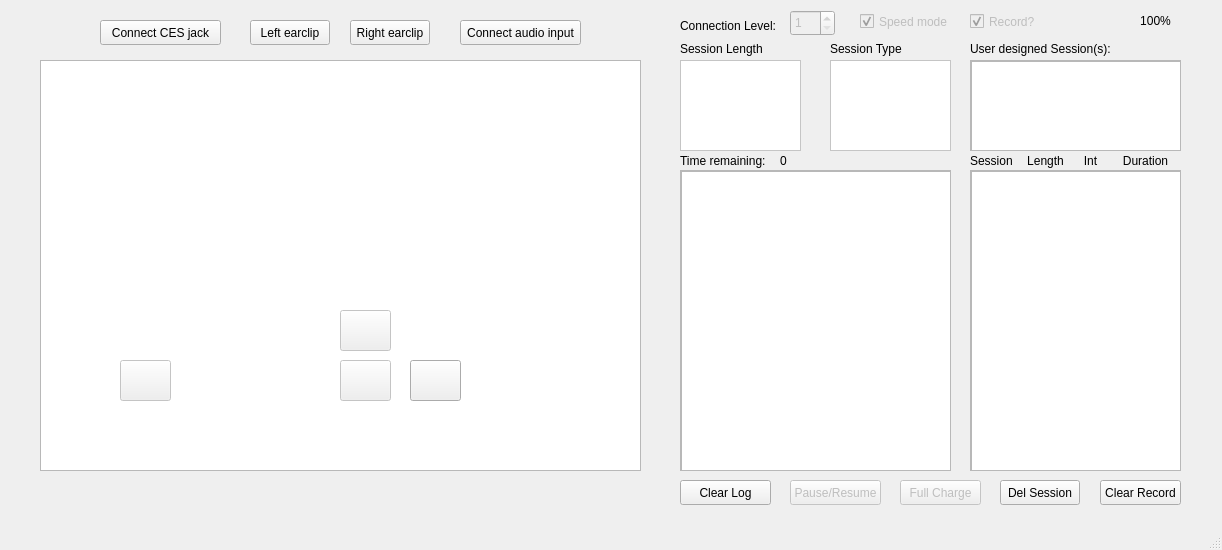
<?xml version="1.0" encoding="UTF-8"?>
<ui version="4.0">
 <class>MainWindow</class>
 <widget class="QMainWindow" name="MainWindow">
  <property name="geometry">
   <rect>
    <x>0</x>
    <y>0</y>
    <width>1222</width>
    <height>550</height>
   </rect>
  </property>
  <property name="windowTitle">
   <string>MainWindow</string>
  </property>
  <property name="windowIcon">
   <iconset>
    <normaloff>../res/overlay/overlay.png</normaloff>../res/overlay/overlay.png</iconset>
  </property>
  <property name="autoFillBackground">
   <bool>false</bool>
  </property>
  <property name="styleSheet">
   <string notr="true"/>
  </property>
  <widget class="QWidget" name="centralwidget">
   <widget class="QGraphicsView" name="_graphicsView">
    <property name="geometry">
     <rect>
      <x>40</x>
      <y>60</y>
      <width>601</width>
      <height>411</height>
     </rect>
    </property>
    <property name="sizePolicy">
     <sizepolicy hsizetype="Fixed" vsizetype="Fixed">
      <horstretch>0</horstretch>
      <verstretch>0</verstretch>
     </sizepolicy>
    </property>
    <property name="styleSheet">
     <string notr="true">border-image: url(:/overlay/overlay.png);
</string>
    </property>
   </widget>
   <widget class="QPushButton" name="button_start">
    <property name="enabled">
     <bool>false</bool>
    </property>
    <property name="geometry">
     <rect>
      <x>120</x>
      <y>360</y>
      <width>51</width>
      <height>41</height>
     </rect>
    </property>
    <property name="styleSheet">
     <string notr="true">QPushButton {
	border-image: url(:/buttons/startS_yellow.png);
}

QPushButton:pressed {
	border-image: url(:/buttons/startS_green.png);
}</string>
    </property>
    <property name="text">
     <string/>
    </property>
   </widget>
   <widget class="QLabel" name="misc_audio">
    <property name="geometry">
     <rect>
      <x>80</x>
      <y>130</y>
      <width>31</width>
      <height>31</height>
     </rect>
    </property>
    <property name="styleSheet">
     <string notr="true">border-image: url(:/icons/misc/audio_input_default.png);</string>
    </property>
    <property name="text">
     <string/>
    </property>
   </widget>
   <widget class="QLabel" name="misc_logo">
    <property name="geometry">
     <rect>
      <x>430</x>
      <y>210</y>
      <width>161</width>
      <height>121</height>
     </rect>
    </property>
    <property name="styleSheet">
     <string notr="true">border-image: url(:/icons/misc/logo.png);</string>
    </property>
    <property name="text">
     <string/>
    </property>
   </widget>
   <widget class="QLabel" name="misc_corp">
    <property name="geometry">
     <rect>
      <x>500</x>
      <y>130</y>
      <width>91</width>
      <height>20</height>
     </rect>
    </property>
    <property name="styleSheet">
     <string notr="true">border-image: url(:/icons/misc/mindalive.png);</string>
    </property>
    <property name="text">
     <string/>
    </property>
   </widget>
   <widget class="QLabel" name="misc_country">
    <property name="geometry">
     <rect>
      <x>510</x>
      <y>380</y>
      <width>81</width>
      <height>21</height>
     </rect>
    </property>
    <property name="styleSheet">
     <string notr="true">border-image: url(:/icons/misc/ca.png);</string>
    </property>
    <property name="text">
     <string/>
    </property>
   </widget>
   <widget class="QPushButton" name="button_up">
    <property name="enabled">
     <bool>false</bool>
    </property>
    <property name="geometry">
     <rect>
      <x>340</x>
      <y>310</y>
      <width>51</width>
      <height>41</height>
     </rect>
    </property>
    <property name="styleSheet">
     <string notr="true">QPushButton {
	border-image: url(:/buttons/upButton_yellow.png);
}

QPushButton:pressed {
	border-image: url(:/buttons/upButton_green.png);
}</string>
    </property>
    <property name="text">
     <string/>
    </property>
   </widget>
   <widget class="QPushButton" name="button_down">
    <property name="enabled">
     <bool>false</bool>
    </property>
    <property name="geometry">
     <rect>
      <x>340</x>
      <y>360</y>
      <width>51</width>
      <height>41</height>
     </rect>
    </property>
    <property name="styleSheet">
     <string notr="true">QPushButton {
	border-image: url(:/buttons/downButton_yellow.png);
}

QPushButton:pressed {
	border-image: url(:/buttons/downButton_green.png);
}</string>
    </property>
    <property name="text">
     <string/>
    </property>
   </widget>
   <widget class="QLabel" name="freq_MET">
    <property name="geometry">
     <rect>
      <x>130</x>
      <y>180</y>
      <width>31</width>
      <height>21</height>
     </rect>
    </property>
    <property name="styleSheet">
     <string notr="true">border-image: url(:/icons/session freq/MET_default.png);</string>
    </property>
    <property name="text">
     <string/>
    </property>
   </widget>
   <widget class="QLabel" name="ses_20min">
    <property name="geometry">
     <rect>
      <x>170</x>
      <y>140</y>
      <width>31</width>
      <height>31</height>
     </rect>
    </property>
    <property name="styleSheet">
     <string notr="true">border-image: url(:/icons/session group/20m_default.png);</string>
    </property>
    <property name="text">
     <string/>
    </property>
   </widget>
   <widget class="QLabel" name="ses_45min">
    <property name="geometry">
     <rect>
      <x>210</x>
      <y>140</y>
      <width>31</width>
      <height>31</height>
     </rect>
    </property>
    <property name="styleSheet">
     <string notr="true">border-image: url(:/icons/session group/45m_default.png);</string>
    </property>
    <property name="text">
     <string/>
    </property>
   </widget>
   <widget class="QLabel" name="ses_3hour">
    <property name="geometry">
     <rect>
      <x>250</x>
      <y>140</y>
      <width>31</width>
      <height>31</height>
     </rect>
    </property>
    <property name="styleSheet">
     <string notr="true">border-image: url(:/icons/session group/3h_default.png);</string>
    </property>
    <property name="text">
     <string/>
    </property>
   </widget>
   <widget class="QLabel" name="ses_userDef">
    <property name="geometry">
     <rect>
      <x>290</x>
      <y>140</y>
      <width>31</width>
      <height>31</height>
     </rect>
    </property>
    <property name="styleSheet">
     <string notr="true">border-image: url(:/icons/session group/userDefine_default.png);</string>
    </property>
    <property name="text">
     <string/>
    </property>
   </widget>
   <widget class="QPushButton" name="button_power">
    <property name="geometry">
     <rect>
      <x>410</x>
      <y>360</y>
      <width>51</width>
      <height>41</height>
     </rect>
    </property>
    <property name="styleSheet">
     <string notr="true">QPushButton {
	border-image: url(:/buttons/powerButton_yellow.png);
}

QPushButton:pressed {
	border-image: url(:/buttons/powerButton_green.png);
}</string>
    </property>
    <property name="text">
     <string/>
    </property>
   </widget>
   <widget class="QLabel" name="misc_intensity">
    <property name="geometry">
     <rect>
      <x>340</x>
      <y>280</y>
      <width>54</width>
      <height>31</height>
     </rect>
    </property>
    <property name="styleSheet">
     <string notr="true">border-image: url(:/icons/misc/int_tag.png);</string>
    </property>
    <property name="text">
     <string/>
    </property>
   </widget>
   <widget class="QLabel" name="misc_powersig">
    <property name="geometry">
     <rect>
      <x>420</x>
      <y>340</y>
      <width>31</width>
      <height>20</height>
     </rect>
    </property>
    <property name="styleSheet">
     <string notr="true">border-image: url(:/icons/misc/powerSig_default.png);</string>
    </property>
    <property name="text">
     <string/>
    </property>
   </widget>
   <widget class="QLabel" name="freq_sDelta">
    <property name="geometry">
     <rect>
      <x>160</x>
      <y>180</y>
      <width>21</width>
      <height>21</height>
     </rect>
    </property>
    <property name="styleSheet">
     <string notr="true">border-image: url(:/icons/session freq/sDel_default.png);</string>
    </property>
    <property name="text">
     <string/>
    </property>
   </widget>
   <widget class="QLabel" name="freq_delta">
    <property name="geometry">
     <rect>
      <x>190</x>
      <y>180</y>
      <width>21</width>
      <height>21</height>
     </rect>
    </property>
    <property name="styleSheet">
     <string notr="true">border-image: url(:/icons/session freq/del_default.png);</string>
    </property>
    <property name="text">
     <string/>
    </property>
   </widget>
   <widget class="QLabel" name="freq_theta">
    <property name="geometry">
     <rect>
      <x>220</x>
      <y>180</y>
      <width>21</width>
      <height>21</height>
     </rect>
    </property>
    <property name="styleSheet">
     <string notr="true">border-image: url(:/icons/session freq/theta_default.png);</string>
    </property>
    <property name="text">
     <string/>
    </property>
   </widget>
   <widget class="QLabel" name="freq_alpha">
    <property name="geometry">
     <rect>
      <x>250</x>
      <y>180</y>
      <width>21</width>
      <height>20</height>
     </rect>
    </property>
    <property name="styleSheet">
     <string notr="true">border-image: url(:/icons/session freq/alpha_default.png);</string>
    </property>
    <property name="text">
     <string/>
    </property>
   </widget>
   <widget class="QLabel" name="freq_beta1">
    <property name="geometry">
     <rect>
      <x>280</x>
      <y>180</y>
      <width>21</width>
      <height>21</height>
     </rect>
    </property>
    <property name="styleSheet">
     <string notr="true">border-image: url(:/icons/session freq/beta1_default.png);</string>
    </property>
    <property name="text">
     <string/>
    </property>
   </widget>
   <widget class="QLabel" name="freq_beta2">
    <property name="geometry">
     <rect>
      <x>310</x>
      <y>180</y>
      <width>21</width>
      <height>20</height>
     </rect>
    </property>
    <property name="styleSheet">
     <string notr="true">border-image: url(:/icons/session freq/beta2_default.png);</string>
    </property>
    <property name="text">
     <string/>
    </property>
   </widget>
   <widget class="QLabel" name="freq_100hz">
    <property name="geometry">
     <rect>
      <x>340</x>
      <y>180</y>
      <width>31</width>
      <height>20</height>
     </rect>
    </property>
    <property name="styleSheet">
     <string notr="true">border-image: url(:/icons/session freq/100hz_default.png);</string>
    </property>
    <property name="text">
     <string/>
    </property>
   </widget>
   <widget class="QLabel" name="ces_spulse">
    <property name="geometry">
     <rect>
      <x>390</x>
      <y>120</y>
      <width>31</width>
      <height>16</height>
     </rect>
    </property>
    <property name="styleSheet">
     <string notr="true">border-image: url(:/icons/CES mode/spulse_default.png);</string>
    </property>
    <property name="text">
     <string/>
    </property>
   </widget>
   <widget class="QLabel" name="ces_dutycycle">
    <property name="geometry">
     <rect>
      <x>430</x>
      <y>120</y>
      <width>31</width>
      <height>16</height>
     </rect>
    </property>
    <property name="styleSheet">
     <string notr="true">border-image: url(:/icons/CES mode/dutycycle_default.png);</string>
    </property>
    <property name="text">
     <string/>
    </property>
   </widget>
   <widget class="QLabel" name="ces_left">
    <property name="geometry">
     <rect>
      <x>390</x>
      <y>140</y>
      <width>31</width>
      <height>21</height>
     </rect>
    </property>
    <property name="styleSheet">
     <string notr="true">border-image: url(:/icons/CES mode/leftCES_default.png);</string>
    </property>
    <property name="text">
     <string/>
    </property>
   </widget>
   <widget class="QLabel" name="ces_right">
    <property name="geometry">
     <rect>
      <x>430</x>
      <y>140</y>
      <width>31</width>
      <height>21</height>
     </rect>
    </property>
    <property name="styleSheet">
     <string notr="true">border-image: url(:/icons/CES mode/rightCES_default.png);</string>
    </property>
    <property name="text">
     <string/>
    </property>
   </widget>
   <widget class="QLabel" name="con_lev1">
    <property name="geometry">
     <rect>
      <x>200</x>
      <y>390</y>
      <width>41</width>
      <height>17</height>
     </rect>
    </property>
    <property name="styleSheet">
     <string notr="true">border-image: url(:/icons/connection/lev1_default.png);</string>
    </property>
    <property name="text">
     <string/>
    </property>
   </widget>
   <widget class="QLabel" name="con_lev2">
    <property name="geometry">
     <rect>
      <x>200</x>
      <y>370</y>
      <width>41</width>
      <height>17</height>
     </rect>
    </property>
    <property name="styleSheet">
     <string notr="true">border-image: url(:/icons/connection/lev2_default.png);</string>
    </property>
    <property name="text">
     <string/>
    </property>
   </widget>
   <widget class="QLabel" name="con_lev3">
    <property name="geometry">
     <rect>
      <x>200</x>
      <y>350</y>
      <width>41</width>
      <height>17</height>
     </rect>
    </property>
    <property name="styleSheet">
     <string notr="true">border-image: url(:/icons/connection/lev3_default.png);</string>
    </property>
    <property name="text">
     <string/>
    </property>
   </widget>
   <widget class="QLabel" name="con_lev4">
    <property name="geometry">
     <rect>
      <x>200</x>
      <y>330</y>
      <width>41</width>
      <height>17</height>
     </rect>
    </property>
    <property name="styleSheet">
     <string notr="true">border-image: url(:/icons/connection/lev4_default.png);</string>
    </property>
    <property name="text">
     <string/>
    </property>
   </widget>
   <widget class="QLabel" name="con_lev5">
    <property name="geometry">
     <rect>
      <x>200</x>
      <y>310</y>
      <width>41</width>
      <height>17</height>
     </rect>
    </property>
    <property name="styleSheet">
     <string notr="true">border-image: url(:/icons/connection/lev5_default.png);</string>
    </property>
    <property name="text">
     <string/>
    </property>
   </widget>
   <widget class="QLabel" name="con_lev6">
    <property name="geometry">
     <rect>
      <x>200</x>
      <y>290</y>
      <width>41</width>
      <height>17</height>
     </rect>
    </property>
    <property name="styleSheet">
     <string notr="true">border-image: url(:/icons/connection/lev6_default.png);</string>
    </property>
    <property name="text">
     <string/>
    </property>
   </widget>
   <widget class="QLabel" name="con_lev7">
    <property name="geometry">
     <rect>
      <x>200</x>
      <y>270</y>
      <width>41</width>
      <height>17</height>
     </rect>
    </property>
    <property name="styleSheet">
     <string notr="true">border-image: url(:/icons/connection/lev7_default.png);</string>
    </property>
    <property name="text">
     <string/>
    </property>
   </widget>
   <widget class="QLabel" name="con_lev8">
    <property name="geometry">
     <rect>
      <x>200</x>
      <y>250</y>
      <width>41</width>
      <height>17</height>
     </rect>
    </property>
    <property name="styleSheet">
     <string notr="true">border-image: url(:/icons/connection/lev8_default.png);</string>
    </property>
    <property name="text">
     <string/>
    </property>
   </widget>
   <widget class="QLabel" name="tdcs_025">
    <property name="geometry">
     <rect>
      <x>260</x>
      <y>390</y>
      <width>41</width>
      <height>17</height>
     </rect>
    </property>
    <property name="styleSheet">
     <string notr="true">border-image: url(:/icons/tDCS/0.25_default.png);</string>
    </property>
    <property name="text">
     <string/>
    </property>
   </widget>
   <widget class="QLabel" name="tdcs_050">
    <property name="geometry">
     <rect>
      <x>260</x>
      <y>370</y>
      <width>41</width>
      <height>16</height>
     </rect>
    </property>
    <property name="styleSheet">
     <string notr="true">border-image: url(:/icons/tDCS/0.50_default.png);</string>
    </property>
    <property name="text">
     <string/>
    </property>
   </widget>
   <widget class="QLabel" name="tdcs_075">
    <property name="geometry">
     <rect>
      <x>260</x>
      <y>350</y>
      <width>41</width>
      <height>17</height>
     </rect>
    </property>
    <property name="styleSheet">
     <string notr="true">border-image: url(:/icons/tDCS/0.75_default.png);</string>
    </property>
    <property name="text">
     <string/>
    </property>
   </widget>
   <widget class="QLabel" name="tdcs_100">
    <property name="geometry">
     <rect>
      <x>260</x>
      <y>330</y>
      <width>41</width>
      <height>17</height>
     </rect>
    </property>
    <property name="styleSheet">
     <string notr="true">border-image: url(:/icons/tDCS/1.00_default.png);</string>
    </property>
    <property name="text">
     <string/>
    </property>
   </widget>
   <widget class="QLabel" name="tdcs_150">
    <property name="geometry">
     <rect>
      <x>260</x>
      <y>310</y>
      <width>41</width>
      <height>17</height>
     </rect>
    </property>
    <property name="styleSheet">
     <string notr="true">border-image: url(:/icons/tDCS/1.50_default.png);</string>
    </property>
    <property name="text">
     <string/>
    </property>
   </widget>
   <widget class="QLabel" name="tdcs_200">
    <property name="geometry">
     <rect>
      <x>260</x>
      <y>290</y>
      <width>41</width>
      <height>17</height>
     </rect>
    </property>
    <property name="styleSheet">
     <string notr="true">border-image: url(:/icons/tDCS/2.00_default.png);</string>
    </property>
    <property name="text">
     <string/>
    </property>
   </widget>
   <widget class="QLabel" name="tdcs_p1">
    <property name="geometry">
     <rect>
      <x>260</x>
      <y>270</y>
      <width>41</width>
      <height>16</height>
     </rect>
    </property>
    <property name="styleSheet">
     <string notr="true">border-image: url(:/icons/tDCS/+1_default.png);</string>
    </property>
    <property name="text">
     <string/>
    </property>
   </widget>
   <widget class="QLabel" name="tdcs_p2">
    <property name="geometry">
     <rect>
      <x>260</x>
      <y>250</y>
      <width>41</width>
      <height>16</height>
     </rect>
    </property>
    <property name="styleSheet">
     <string notr="true">border-image: url(:/icons/tDCS/+2_default.png);</string>
    </property>
    <property name="text">
     <string/>
    </property>
   </widget>
   <widget class="QLabel" name="tdcs_tag">
    <property name="geometry">
     <rect>
      <x>260</x>
      <y>220</y>
      <width>41</width>
      <height>21</height>
     </rect>
    </property>
    <property name="styleSheet">
     <string notr="true">border-image: url(:/icons/tDCS/tDCS_default.png);</string>
    </property>
    <property name="text">
     <string/>
    </property>
   </widget>
   <widget class="QScrollArea" name="scrollArea">
    <property name="geometry">
     <rect>
      <x>680</x>
      <y>170</y>
      <width>271</width>
      <height>301</height>
     </rect>
    </property>
    <property name="widgetResizable">
     <bool>true</bool>
    </property>
    <widget class="QWidget" name="scrollAreaWidgetContents">
     <property name="geometry">
      <rect>
       <x>0</x>
       <y>0</y>
       <width>269</width>
       <height>299</height>
      </rect>
     </property>
     <widget class="QTextBrowser" name="logDisplay">
      <property name="geometry">
       <rect>
        <x>0</x>
        <y>0</y>
        <width>271</width>
        <height>301</height>
       </rect>
      </property>
      <property name="autoFillBackground">
       <bool>false</bool>
      </property>
     </widget>
    </widget>
   </widget>
   <widget class="QPushButton" name="button_ces">
    <property name="geometry">
     <rect>
      <x>100</x>
      <y>20</y>
      <width>121</width>
      <height>25</height>
     </rect>
    </property>
    <property name="text">
     <string>Connect CES jack</string>
    </property>
   </widget>
   <widget class="QPushButton" name="button_audio">
    <property name="geometry">
     <rect>
      <x>460</x>
      <y>20</y>
      <width>121</width>
      <height>25</height>
     </rect>
    </property>
    <property name="text">
     <string>Connect audio input</string>
    </property>
   </widget>
   <widget class="QWidget" name="tdcs" native="true">
    <property name="geometry">
     <rect>
      <x>260</x>
      <y>250</y>
      <width>41</width>
      <height>161</height>
     </rect>
    </property>
    <widget class="QLabel" name="tdcs_025_lit">
     <property name="geometry">
      <rect>
       <x>0</x>
       <y>140</y>
       <width>41</width>
       <height>16</height>
      </rect>
     </property>
     <property name="styleSheet">
      <string notr="true">border-image:url(:/icons/tDCS/0.25_lit.png)</string>
     </property>
     <property name="text">
      <string/>
     </property>
    </widget>
    <widget class="QLabel" name="tdcs_050_lit">
     <property name="geometry">
      <rect>
       <x>0</x>
       <y>120</y>
       <width>41</width>
       <height>16</height>
      </rect>
     </property>
     <property name="styleSheet">
      <string notr="true">border-image:url(:/icons/tDCS/0.50_lit.png)</string>
     </property>
     <property name="text">
      <string/>
     </property>
    </widget>
    <widget class="QLabel" name="tdcs_075_lit">
     <property name="geometry">
      <rect>
       <x>0</x>
       <y>100</y>
       <width>41</width>
       <height>16</height>
      </rect>
     </property>
     <property name="styleSheet">
      <string notr="true">border-image:url(:/icons/tDCS/0.75_lit.png)</string>
     </property>
     <property name="text">
      <string/>
     </property>
    </widget>
    <widget class="QLabel" name="tdcs_100_lit">
     <property name="geometry">
      <rect>
       <x>0</x>
       <y>80</y>
       <width>41</width>
       <height>16</height>
      </rect>
     </property>
     <property name="styleSheet">
      <string notr="true">border-image:url(:/icons/tDCS/1.00_lit.png)</string>
     </property>
     <property name="text">
      <string/>
     </property>
    </widget>
    <widget class="QLabel" name="tdcs_150_lit">
     <property name="geometry">
      <rect>
       <x>0</x>
       <y>60</y>
       <width>41</width>
       <height>16</height>
      </rect>
     </property>
     <property name="styleSheet">
      <string notr="true">border-image:url(:/icons/tDCS/1.50_lit.png)</string>
     </property>
     <property name="text">
      <string/>
     </property>
    </widget>
    <widget class="QLabel" name="tdcs_200_lit">
     <property name="geometry">
      <rect>
       <x>0</x>
       <y>40</y>
       <width>41</width>
       <height>16</height>
      </rect>
     </property>
     <property name="styleSheet">
      <string notr="true">border-image:url(:/icons/tDCS/2.00_lit.png)</string>
     </property>
     <property name="text">
      <string/>
     </property>
    </widget>
    <widget class="QLabel" name="tdcs_p1_lit">
     <property name="geometry">
      <rect>
       <x>0</x>
       <y>20</y>
       <width>41</width>
       <height>16</height>
      </rect>
     </property>
     <property name="styleSheet">
      <string notr="true">border-image:url(:/icons/tDCS/+1_lit.png)</string>
     </property>
     <property name="text">
      <string/>
     </property>
    </widget>
    <widget class="QLabel" name="tdcs_p2_lit">
     <property name="geometry">
      <rect>
       <x>0</x>
       <y>0</y>
       <width>41</width>
       <height>16</height>
      </rect>
     </property>
     <property name="styleSheet">
      <string notr="true">border-image:url(:/icons/tDCS/+2_lit.png)</string>
     </property>
     <property name="text">
      <string/>
     </property>
    </widget>
   </widget>
   <widget class="QLabel" name="ces_jack">
    <property name="geometry">
     <rect>
      <x>80</x>
      <y>340</y>
      <width>31</width>
      <height>21</height>
     </rect>
    </property>
    <property name="styleSheet">
     <string notr="true">border-image:url(:/icons/misc/CES_output_default.png)</string>
    </property>
    <property name="text">
     <string/>
    </property>
   </widget>
   <widget class="QWidget" name="sessionWidget" native="true">
    <property name="geometry">
     <rect>
      <x>120</x>
      <y>110</y>
      <width>341</width>
      <height>101</height>
     </rect>
    </property>
    <widget class="QLabel" name="lit_ses_20min">
     <property name="geometry">
      <rect>
       <x>50</x>
       <y>30</y>
       <width>31</width>
       <height>31</height>
      </rect>
     </property>
     <property name="styleSheet">
      <string notr="true">border-image:url(:/icons/session group/20m_green.png)</string>
     </property>
     <property name="text">
      <string/>
     </property>
    </widget>
    <widget class="QLabel" name="lit_ses_45min">
     <property name="geometry">
      <rect>
       <x>90</x>
       <y>30</y>
       <width>31</width>
       <height>31</height>
      </rect>
     </property>
     <property name="styleSheet">
      <string notr="true">border-image:url(:/icons/session group/45m_yellow.png)</string>
     </property>
     <property name="text">
      <string/>
     </property>
    </widget>
    <widget class="QLabel" name="lit_ses_3hour">
     <property name="geometry">
      <rect>
       <x>130</x>
       <y>30</y>
       <width>31</width>
       <height>31</height>
      </rect>
     </property>
     <property name="styleSheet">
      <string notr="true">border-image:url(:/icons/session group/3h_green.png)</string>
     </property>
     <property name="text">
      <string/>
     </property>
    </widget>
    <widget class="QLabel" name="lit_ses_userDef">
     <property name="geometry">
      <rect>
       <x>170</x>
       <y>30</y>
       <width>31</width>
       <height>31</height>
      </rect>
     </property>
     <property name="styleSheet">
      <string notr="true">border-image:url(:/icons/session group/userDefine_yellow.png)</string>
     </property>
     <property name="text">
      <string/>
     </property>
    </widget>
    <widget class="QLabel" name="ces_spulse_lit">
     <property name="geometry">
      <rect>
       <x>270</x>
       <y>10</y>
       <width>31</width>
       <height>16</height>
      </rect>
     </property>
     <property name="styleSheet">
      <string notr="true">border-image:url(:/icons/CES mode/spulse_red.png)</string>
     </property>
     <property name="text">
      <string/>
     </property>
    </widget>
    <widget class="QLabel" name="ces_dutycycle_lit">
     <property name="geometry">
      <rect>
       <x>310</x>
       <y>10</y>
       <width>31</width>
       <height>16</height>
      </rect>
     </property>
     <property name="styleSheet">
      <string notr="true">border-image:url(:/icons/CES mode/dutycycle_red.png)</string>
     </property>
     <property name="text">
      <string/>
     </property>
    </widget>
    <widget class="QLabel" name="lit_freq_MET">
     <property name="geometry">
      <rect>
       <x>10</x>
       <y>70</y>
       <width>31</width>
       <height>21</height>
      </rect>
     </property>
     <property name="styleSheet">
      <string notr="true">border-image:url(:/icons/session freq/MET_red.png)</string>
     </property>
     <property name="text">
      <string/>
     </property>
    </widget>
    <widget class="QLabel" name="lit_freq_sDelta">
     <property name="geometry">
      <rect>
       <x>40</x>
       <y>70</y>
       <width>21</width>
       <height>21</height>
      </rect>
     </property>
     <property name="styleSheet">
      <string notr="true">border-image:url(:/icons/session freq/sDel_green.png)</string>
     </property>
     <property name="text">
      <string/>
     </property>
    </widget>
    <widget class="QLabel" name="lit_freq_delta">
     <property name="geometry">
      <rect>
       <x>70</x>
       <y>70</y>
       <width>21</width>
       <height>21</height>
      </rect>
     </property>
     <property name="styleSheet">
      <string notr="true">border-image:url(:/icons/session freq/del_yellow.png)</string>
     </property>
     <property name="text">
      <string/>
     </property>
    </widget>
    <widget class="QLabel" name="lit_freq_theta">
     <property name="geometry">
      <rect>
       <x>100</x>
       <y>70</y>
       <width>21</width>
       <height>21</height>
      </rect>
     </property>
     <property name="styleSheet">
      <string notr="true">border-image:url(:/icons/session freq/theta_green.png)</string>
     </property>
     <property name="text">
      <string/>
     </property>
    </widget>
    <widget class="QLabel" name="lit_freq_alpha">
     <property name="geometry">
      <rect>
       <x>130</x>
       <y>70</y>
       <width>21</width>
       <height>21</height>
      </rect>
     </property>
     <property name="styleSheet">
      <string notr="true">border-image:url(:/icons/session freq/alpha_yellow.png)</string>
     </property>
     <property name="text">
      <string/>
     </property>
    </widget>
    <widget class="QLabel" name="lit_freq_beta1">
     <property name="geometry">
      <rect>
       <x>160</x>
       <y>70</y>
       <width>21</width>
       <height>21</height>
      </rect>
     </property>
     <property name="styleSheet">
      <string notr="true">border-image:url(:/icons/session freq/beta1_green.png)</string>
     </property>
     <property name="text">
      <string/>
     </property>
    </widget>
    <widget class="QLabel" name="lit_freq_beta2">
     <property name="geometry">
      <rect>
       <x>190</x>
       <y>70</y>
       <width>21</width>
       <height>21</height>
      </rect>
     </property>
     <property name="styleSheet">
      <string notr="true">border-image:url(:/icons/session freq/beta2_yellow.png)</string>
     </property>
     <property name="text">
      <string/>
     </property>
    </widget>
    <widget class="QLabel" name="lit_freq_100hz">
     <property name="geometry">
      <rect>
       <x>220</x>
       <y>70</y>
       <width>31</width>
       <height>21</height>
      </rect>
     </property>
     <property name="styleSheet">
      <string notr="true">border-image:url(:/icons/session freq/100hz_green.png)</string>
     </property>
     <property name="text">
      <string/>
     </property>
    </widget>
   </widget>
   <widget class="QListWidget" name="ses_len_widget">
    <property name="enabled">
     <bool>false</bool>
    </property>
    <property name="geometry">
     <rect>
      <x>680</x>
      <y>60</y>
      <width>121</width>
      <height>91</height>
     </rect>
    </property>
    <property name="styleSheet">
     <string notr="true">background-color: rgb(255, 255, 255);</string>
    </property>
   </widget>
   <widget class="QListWidget" name="ses_type_widget">
    <property name="enabled">
     <bool>false</bool>
    </property>
    <property name="geometry">
     <rect>
      <x>830</x>
      <y>60</y>
      <width>121</width>
      <height>91</height>
     </rect>
    </property>
    <property name="styleSheet">
     <string notr="true">background-color: rgb(255, 255, 255);</string>
    </property>
   </widget>
   <widget class="QPushButton" name="button_clearLog">
    <property name="geometry">
     <rect>
      <x>680</x>
      <y>480</y>
      <width>91</width>
      <height>25</height>
     </rect>
    </property>
    <property name="text">
     <string>Clear Log</string>
    </property>
   </widget>
   <widget class="QPushButton" name="earclip_left">
    <property name="geometry">
     <rect>
      <x>250</x>
      <y>20</y>
      <width>80</width>
      <height>25</height>
     </rect>
    </property>
    <property name="text">
     <string>Left earclip</string>
    </property>
   </widget>
   <widget class="QPushButton" name="earclip_right">
    <property name="geometry">
     <rect>
      <x>350</x>
      <y>20</y>
      <width>80</width>
      <height>25</height>
     </rect>
    </property>
    <property name="text">
     <string>Right earclip</string>
    </property>
   </widget>
   <widget class="QSpinBox" name="connection">
    <property name="enabled">
     <bool>false</bool>
    </property>
    <property name="geometry">
     <rect>
      <x>790</x>
      <y>10</y>
      <width>45</width>
      <height>26</height>
     </rect>
    </property>
    <property name="minimum">
     <number>1</number>
    </property>
    <property name="maximum">
     <number>3</number>
    </property>
   </widget>
   <widget class="QLabel" name="connection_label">
    <property name="geometry">
     <rect>
      <x>680</x>
      <y>10</y>
      <width>101</width>
      <height>31</height>
     </rect>
    </property>
    <property name="text">
     <string>Connection Level:</string>
    </property>
   </widget>
   <widget class="QLabel" name="time_tag">
    <property name="geometry">
     <rect>
      <x>680</x>
      <y>150</y>
      <width>101</width>
      <height>21</height>
     </rect>
    </property>
    <property name="text">
     <string>Time remaining:</string>
    </property>
   </widget>
   <widget class="QLabel" name="time_remain">
    <property name="geometry">
     <rect>
      <x>780</x>
      <y>150</y>
      <width>51</width>
      <height>21</height>
     </rect>
    </property>
    <property name="text">
     <string>0</string>
    </property>
   </widget>
   <widget class="QPushButton" name="button_pause">
    <property name="enabled">
     <bool>false</bool>
    </property>
    <property name="geometry">
     <rect>
      <x>790</x>
      <y>480</y>
      <width>91</width>
      <height>25</height>
     </rect>
    </property>
    <property name="text">
     <string>Pause/Resume</string>
    </property>
   </widget>
   <widget class="QLabel" name="battery_state">
    <property name="geometry">
     <rect>
      <x>1130</x>
      <y>10</y>
      <width>51</width>
      <height>21</height>
     </rect>
    </property>
    <property name="layoutDirection">
     <enum>Qt::LeftToRight</enum>
    </property>
    <property name="styleSheet">
     <string notr="true">border-image: url(:/overlay/bat_green.png)</string>
    </property>
    <property name="text">
     <string>100%</string>
    </property>
    <property name="alignment">
     <set>Qt::AlignCenter</set>
    </property>
   </widget>
   <widget class="QWidget" name="connectivity" native="true">
    <property name="geometry">
     <rect>
      <x>200</x>
      <y>250</y>
      <width>41</width>
      <height>161</height>
     </rect>
    </property>
    <widget class="QWidget" name="connectivity_1" native="true">
     <property name="geometry">
      <rect>
       <x>0</x>
       <y>100</y>
       <width>41</width>
       <height>61</height>
      </rect>
     </property>
     <widget class="QLabel" name="con_lev1_lit">
      <property name="geometry">
       <rect>
        <x>0</x>
        <y>40</y>
        <width>41</width>
        <height>16</height>
       </rect>
      </property>
      <property name="styleSheet">
       <string notr="true">border-image:url(:/icons/connection/lev1_lit.png)</string>
      </property>
      <property name="text">
       <string/>
      </property>
     </widget>
     <widget class="QLabel" name="con_lev2_lit">
      <property name="geometry">
       <rect>
        <x>0</x>
        <y>20</y>
        <width>41</width>
        <height>16</height>
       </rect>
      </property>
      <property name="styleSheet">
       <string notr="true">border-image:url(:/icons/connection/lev2_lit.png)</string>
      </property>
      <property name="text">
       <string/>
      </property>
     </widget>
     <widget class="QLabel" name="con_lev3_lit">
      <property name="geometry">
       <rect>
        <x>0</x>
        <y>0</y>
        <width>41</width>
        <height>16</height>
       </rect>
      </property>
      <property name="styleSheet">
       <string notr="true">border-image:url(:/icons/connection/lev3_lit.png)</string>
      </property>
      <property name="text">
       <string/>
      </property>
     </widget>
    </widget>
    <widget class="QWidget" name="connectivity_2" native="true">
     <property name="geometry">
      <rect>
       <x>0</x>
       <y>40</y>
       <width>41</width>
       <height>61</height>
      </rect>
     </property>
     <widget class="QLabel" name="con_lev4_lit">
      <property name="geometry">
       <rect>
        <x>0</x>
        <y>40</y>
        <width>41</width>
        <height>16</height>
       </rect>
      </property>
      <property name="styleSheet">
       <string notr="true">border-image:url(:/icons/connection/lev4_lit.png)</string>
      </property>
      <property name="text">
       <string/>
      </property>
     </widget>
     <widget class="QLabel" name="con_lev5_lit">
      <property name="geometry">
       <rect>
        <x>0</x>
        <y>20</y>
        <width>41</width>
        <height>16</height>
       </rect>
      </property>
      <property name="styleSheet">
       <string notr="true">border-image:url(:/icons/connection/lev5_lit.png)</string>
      </property>
      <property name="text">
       <string/>
      </property>
     </widget>
     <widget class="QLabel" name="con_lev6_lit">
      <property name="geometry">
       <rect>
        <x>0</x>
        <y>0</y>
        <width>41</width>
        <height>16</height>
       </rect>
      </property>
      <property name="styleSheet">
       <string notr="true">border-image:url(:/icons/connection/lev6_lit.png)</string>
      </property>
      <property name="text">
       <string/>
      </property>
     </widget>
    </widget>
    <widget class="QWidget" name="connectivity_3" native="true">
     <property name="geometry">
      <rect>
       <x>0</x>
       <y>0</y>
       <width>41</width>
       <height>41</height>
      </rect>
     </property>
     <widget class="QLabel" name="con_lev7_lit">
      <property name="geometry">
       <rect>
        <x>0</x>
        <y>20</y>
        <width>41</width>
        <height>16</height>
       </rect>
      </property>
      <property name="styleSheet">
       <string notr="true">border-image:url(:/icons/connection/lev7_lit.png)</string>
      </property>
      <property name="text">
       <string/>
      </property>
     </widget>
     <widget class="QLabel" name="con_lev8_lit">
      <property name="geometry">
       <rect>
        <x>0</x>
        <y>0</y>
        <width>41</width>
        <height>16</height>
       </rect>
      </property>
      <property name="styleSheet">
       <string notr="true">border-image:url(:/icons/connection/lev8_lit.png)</string>
      </property>
      <property name="text">
       <string/>
      </property>
     </widget>
    </widget>
   </widget>
   <widget class="QPushButton" name="button_charge">
    <property name="enabled">
     <bool>false</bool>
    </property>
    <property name="geometry">
     <rect>
      <x>900</x>
      <y>480</y>
      <width>81</width>
      <height>25</height>
     </rect>
    </property>
    <property name="text">
     <string>Full Charge</string>
    </property>
   </widget>
   <widget class="QLabel" name="ses_list_tag">
    <property name="geometry">
     <rect>
      <x>970</x>
      <y>40</y>
      <width>151</width>
      <height>17</height>
     </rect>
    </property>
    <property name="text">
     <string>User designed Session(s):</string>
    </property>
   </widget>
   <widget class="QPushButton" name="button_clearRecord">
    <property name="geometry">
     <rect>
      <x>1100</x>
      <y>480</y>
      <width>81</width>
      <height>25</height>
     </rect>
    </property>
    <property name="text">
     <string>Clear Record</string>
    </property>
   </widget>
   <widget class="QScrollArea" name="scrollArea_2">
    <property name="geometry">
     <rect>
      <x>970</x>
      <y>170</y>
      <width>211</width>
      <height>301</height>
     </rect>
    </property>
    <property name="widgetResizable">
     <bool>true</bool>
    </property>
    <widget class="QWidget" name="scrollAreaWidgetContents_2">
     <property name="geometry">
      <rect>
       <x>0</x>
       <y>0</y>
       <width>209</width>
       <height>299</height>
      </rect>
     </property>
     <widget class="QTextBrowser" name="recordDisplay">
      <property name="geometry">
       <rect>
        <x>0</x>
        <y>0</y>
        <width>211</width>
        <height>301</height>
       </rect>
      </property>
      <property name="font">
       <font>
        <family>Source Code Pro</family>
       </font>
      </property>
      <property name="autoFillBackground">
       <bool>false</bool>
      </property>
     </widget>
    </widget>
   </widget>
   <widget class="QScrollArea" name="scrollArea_3">
    <property name="geometry">
     <rect>
      <x>970</x>
      <y>60</y>
      <width>211</width>
      <height>91</height>
     </rect>
    </property>
    <property name="widgetResizable">
     <bool>true</bool>
    </property>
    <widget class="QWidget" name="scrollAreaWidgetContents_3">
     <property name="geometry">
      <rect>
       <x>0</x>
       <y>0</y>
       <width>209</width>
       <height>89</height>
      </rect>
     </property>
     <widget class="QListWidget" name="ses_list">
      <property name="geometry">
       <rect>
        <x>0</x>
        <y>0</y>
        <width>211</width>
        <height>91</height>
       </rect>
      </property>
     </widget>
    </widget>
   </widget>
   <widget class="QPushButton" name="button_del">
    <property name="geometry">
     <rect>
      <x>1000</x>
      <y>480</y>
      <width>80</width>
      <height>25</height>
     </rect>
    </property>
    <property name="text">
     <string>Del Session</string>
    </property>
   </widget>
   <widget class="QLabel" name="ses_len_tag">
    <property name="geometry">
     <rect>
      <x>680</x>
      <y>40</y>
      <width>91</width>
      <height>17</height>
     </rect>
    </property>
    <property name="text">
     <string>Session Length</string>
    </property>
   </widget>
   <widget class="QLabel" name="ses_type_tag">
    <property name="geometry">
     <rect>
      <x>830</x>
      <y>40</y>
      <width>91</width>
      <height>17</height>
     </rect>
    </property>
    <property name="text">
     <string>Session Type</string>
    </property>
   </widget>
   <widget class="QCheckBox" name="ses_fast">
    <property name="enabled">
     <bool>false</bool>
    </property>
    <property name="geometry">
     <rect>
      <x>860</x>
      <y>10</y>
      <width>91</width>
      <height>23</height>
     </rect>
    </property>
    <property name="text">
     <string>Speed mode</string>
    </property>
    <property name="checked">
     <bool>true</bool>
    </property>
   </widget>
   <widget class="QCheckBox" name="ses_record">
    <property name="enabled">
     <bool>false</bool>
    </property>
    <property name="geometry">
     <rect>
      <x>970</x>
      <y>10</y>
      <width>71</width>
      <height>23</height>
     </rect>
    </property>
    <property name="text">
     <string>Record?</string>
    </property>
    <property name="checked">
     <bool>true</bool>
    </property>
   </widget>
   <widget class="QLabel" name="rec_ses">
    <property name="geometry">
     <rect>
      <x>970</x>
      <y>150</y>
      <width>51</width>
      <height>21</height>
     </rect>
    </property>
    <property name="text">
     <string>Session</string>
    </property>
   </widget>
   <widget class="QLabel" name="rec_len">
    <property name="geometry">
     <rect>
      <x>1020</x>
      <y>150</y>
      <width>51</width>
      <height>21</height>
     </rect>
    </property>
    <property name="text">
     <string>Length</string>
    </property>
    <property name="alignment">
     <set>Qt::AlignCenter</set>
    </property>
   </widget>
   <widget class="QLabel" name="rec_int">
    <property name="geometry">
     <rect>
      <x>1080</x>
      <y>150</y>
      <width>21</width>
      <height>21</height>
     </rect>
    </property>
    <property name="text">
     <string>Int</string>
    </property>
    <property name="alignment">
     <set>Qt::AlignCenter</set>
    </property>
   </widget>
   <widget class="QLabel" name="rec_time">
    <property name="geometry">
     <rect>
      <x>1110</x>
      <y>150</y>
      <width>71</width>
      <height>21</height>
     </rect>
    </property>
    <property name="text">
     <string>Duration</string>
    </property>
    <property name="alignment">
     <set>Qt::AlignCenter</set>
    </property>
   </widget>
   <widget class="QWidget" name="con_lev" native="true">
    <property name="geometry">
     <rect>
      <x>189</x>
      <y>230</y>
      <width>61</width>
      <height>181</height>
     </rect>
    </property>
    <widget class="QLabel" name="conlev1_lit">
     <property name="geometry">
      <rect>
       <x>10</x>
       <y>160</y>
       <width>41</width>
       <height>16</height>
      </rect>
     </property>
     <property name="styleSheet">
      <string notr="true">border-image: url(:/icons/connection/lev1_lit.png);</string>
     </property>
     <property name="text">
      <string/>
     </property>
    </widget>
    <widget class="QLabel" name="conlev2_lit">
     <property name="geometry">
      <rect>
       <x>10</x>
       <y>140</y>
       <width>41</width>
       <height>16</height>
      </rect>
     </property>
     <property name="styleSheet">
      <string notr="true">border-image: url(:/icons/connection/lev2_lit.png);</string>
     </property>
     <property name="text">
      <string/>
     </property>
    </widget>
    <widget class="QLabel" name="conlev3_lit">
     <property name="geometry">
      <rect>
       <x>10</x>
       <y>120</y>
       <width>41</width>
       <height>16</height>
      </rect>
     </property>
     <property name="styleSheet">
      <string notr="true">border-image: url(:/icons/connection/lev3_lit.png);</string>
     </property>
     <property name="text">
      <string/>
     </property>
    </widget>
    <widget class="QLabel" name="conlev4_lit">
     <property name="geometry">
      <rect>
       <x>10</x>
       <y>100</y>
       <width>41</width>
       <height>16</height>
      </rect>
     </property>
     <property name="styleSheet">
      <string notr="true">border-image: url(:/icons/connection/lev4_lit.png);</string>
     </property>
     <property name="text">
      <string/>
     </property>
    </widget>
    <widget class="QLabel" name="conlev5_lit">
     <property name="geometry">
      <rect>
       <x>10</x>
       <y>80</y>
       <width>41</width>
       <height>16</height>
      </rect>
     </property>
     <property name="styleSheet">
      <string notr="true">border-image: url(:/icons/connection/lev5_lit.png);</string>
     </property>
     <property name="text">
      <string/>
     </property>
    </widget>
    <widget class="QLabel" name="conlev6_lit">
     <property name="geometry">
      <rect>
       <x>10</x>
       <y>60</y>
       <width>41</width>
       <height>16</height>
      </rect>
     </property>
     <property name="styleSheet">
      <string notr="true">border-image: url(:/icons/connection/lev6_lit.png);</string>
     </property>
     <property name="text">
      <string/>
     </property>
    </widget>
    <widget class="QLabel" name="conlev7_lit">
     <property name="geometry">
      <rect>
       <x>10</x>
       <y>40</y>
       <width>41</width>
       <height>16</height>
      </rect>
     </property>
     <property name="styleSheet">
      <string notr="true">border-image: url(:/icons/connection/lev7_lit.png);</string>
     </property>
     <property name="text">
      <string/>
     </property>
    </widget>
    <widget class="QLabel" name="conlev8_lit">
     <property name="geometry">
      <rect>
       <x>10</x>
       <y>20</y>
       <width>41</width>
       <height>16</height>
      </rect>
     </property>
     <property name="styleSheet">
      <string notr="true">border-image: url(:/icons/connection/lev8_lit.png);</string>
     </property>
     <property name="text">
      <string/>
     </property>
    </widget>
   </widget>
  </widget>
  <widget class="QMenuBar" name="menubar">
   <property name="geometry">
    <rect>
     <x>0</x>
     <y>0</y>
     <width>1222</width>
     <height>22</height>
    </rect>
   </property>
  </widget>
  <widget class="QStatusBar" name="statusbar"/>
 </widget>
 <resources/>
 <connections/>
</ui>
